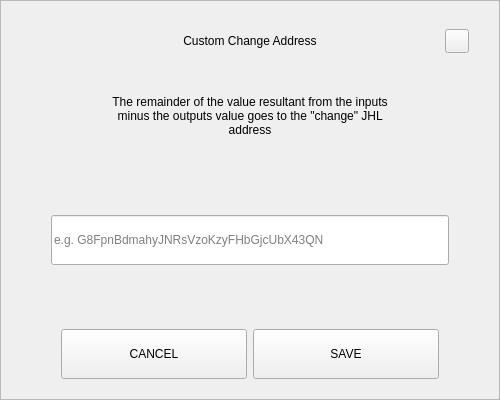
<?xml version="1.0" encoding="UTF-8"?>
<ui version="4.0">
 <class>SendChangeAddressDialog</class>
 <widget class="QDialog" name="SendChangeAddressDialog">
  <property name="geometry">
   <rect>
    <x>0</x>
    <y>0</y>
    <width>500</width>
    <height>400</height>
   </rect>
  </property>
  <property name="windowTitle">
   <string>Dialog</string>
  </property>
  <layout class="QVBoxLayout" name="verticalLayout">
   <property name="spacing">
    <number>0</number>
   </property>
   <property name="leftMargin">
    <number>0</number>
   </property>
   <property name="topMargin">
    <number>0</number>
   </property>
   <property name="rightMargin">
    <number>0</number>
   </property>
   <property name="bottomMargin">
    <number>0</number>
   </property>
   <item>
    <widget class="QFrame" name="frame">
     <property name="styleSheet">
      <string notr="true"/>
     </property>
     <property name="frameShape">
      <enum>QFrame::StyledPanel</enum>
     </property>
     <property name="frameShadow">
      <enum>QFrame::Raised</enum>
     </property>
     <layout class="QVBoxLayout" name="verticalLayout_2" stretch="0,0,0,0,0,0,0">
      <property name="spacing">
       <number>0</number>
      </property>
      <property name="leftMargin">
       <number>30</number>
      </property>
      <property name="topMargin">
       <number>20</number>
      </property>
      <property name="rightMargin">
       <number>30</number>
      </property>
      <property name="bottomMargin">
       <number>20</number>
      </property>
      <item>
       <layout class="QHBoxLayout" name="horizontalLayout_3">
        <property name="spacing">
         <number>0</number>
        </property>
        <item>
         <spacer name="horizontalSpacer_2">
          <property name="orientation">
           <enum>Qt::Horizontal</enum>
          </property>
          <property name="sizeHint" stdset="0">
           <size>
            <width>40</width>
            <height>20</height>
           </size>
          </property>
         </spacer>
        </item>
        <item>
         <widget class="QLabel" name="labelTitle">
          <property name="minimumSize">
           <size>
            <width>0</width>
            <height>40</height>
           </size>
          </property>
          <property name="maximumSize">
           <size>
            <width>16777215</width>
            <height>40</height>
           </size>
          </property>
          <property name="styleSheet">
           <string notr="true">padding-left:24px;</string>
          </property>
          <property name="text">
           <string>Custom Change Address</string>
          </property>
          <property name="alignment">
           <set>Qt::AlignCenter</set>
          </property>
          <property name="margin">
           <number>7</number>
          </property>
         </widget>
        </item>
        <item>
         <spacer name="horizontalSpacer">
          <property name="orientation">
           <enum>Qt::Horizontal</enum>
          </property>
          <property name="sizeHint" stdset="0">
           <size>
            <width>40</width>
            <height>20</height>
           </size>
          </property>
         </spacer>
        </item>
        <item>
         <widget class="QPushButton" name="btnEsc">
          <property name="minimumSize">
           <size>
            <width>24</width>
            <height>24</height>
           </size>
          </property>
          <property name="maximumSize">
           <size>
            <width>24</width>
            <height>24</height>
           </size>
          </property>
          <property name="focusPolicy">
           <enum>Qt::NoFocus</enum>
          </property>
          <property name="text">
           <string/>
          </property>
         </widget>
        </item>
       </layout>
      </item>
      <item>
       <spacer name="verticalSpacer_2">
        <property name="orientation">
         <enum>Qt::Vertical</enum>
        </property>
        <property name="sizeType">
         <enum>QSizePolicy::Fixed</enum>
        </property>
        <property name="sizeHint" stdset="0">
         <size>
          <width>20</width>
          <height>20</height>
         </size>
        </property>
       </spacer>
      </item>
      <item alignment="Qt::AlignHCenter">
       <widget class="QLabel" name="labelMessage">
        <property name="minimumSize">
         <size>
          <width>0</width>
          <height>70</height>
         </size>
        </property>
        <property name="text">
         <string>The remainder of the value resultant from the inputs minus the outputs value goes to the &quot;change&quot; JHL address</string>
        </property>
        <property name="alignment">
         <set>Qt::AlignCenter</set>
        </property>
        <property name="wordWrap">
         <bool>true</bool>
        </property>
       </widget>
      </item>
      <item>
       <spacer name="verticalSpacer_3">
        <property name="orientation">
         <enum>Qt::Vertical</enum>
        </property>
        <property name="sizeHint" stdset="0">
         <size>
          <width>20</width>
          <height>40</height>
         </size>
        </property>
       </spacer>
      </item>
      <item>
       <layout class="QHBoxLayout" name="horizontalLayout_2">
        <property name="spacing">
         <number>0</number>
        </property>
        <property name="leftMargin">
         <number>20</number>
        </property>
        <property name="rightMargin">
         <number>20</number>
        </property>
        <item>
         <widget class="QLineEdit" name="lineEditAddress">
          <property name="minimumSize">
           <size>
            <width>0</width>
            <height>50</height>
           </size>
          </property>
          <property name="placeholderText">
           <string notr="true">e.g. G8FpnBdmahyJNRsVzoKzyFHbGjcUbX43QN</string>
          </property>
         </widget>
        </item>
       </layout>
      </item>
      <item>
       <spacer name="verticalSpacer">
        <property name="orientation">
         <enum>Qt::Vertical</enum>
        </property>
        <property name="sizeHint" stdset="0">
         <size>
          <width>20</width>
          <height>40</height>
         </size>
        </property>
       </spacer>
      </item>
      <item>
       <layout class="QHBoxLayout" name="horizontalLayout" stretch="2,2">
        <property name="spacing">
         <number>6</number>
        </property>
        <property name="leftMargin">
         <number>30</number>
        </property>
        <property name="rightMargin">
         <number>30</number>
        </property>
        <item>
         <widget class="QPushButton" name="btnCancel">
          <property name="minimumSize">
           <size>
            <width>180</width>
            <height>50</height>
           </size>
          </property>
          <property name="focusPolicy">
           <enum>Qt::NoFocus</enum>
          </property>
          <property name="text">
           <string>CANCEL</string>
          </property>
         </widget>
        </item>
        <item>
         <widget class="QPushButton" name="btnSave">
          <property name="minimumSize">
           <size>
            <width>180</width>
            <height>50</height>
           </size>
          </property>
          <property name="focusPolicy">
           <enum>Qt::NoFocus</enum>
          </property>
          <property name="text">
           <string>SAVE</string>
          </property>
         </widget>
        </item>
       </layout>
      </item>
     </layout>
    </widget>
   </item>
  </layout>
 </widget>
 <resources/>
 <connections/>
</ui>
